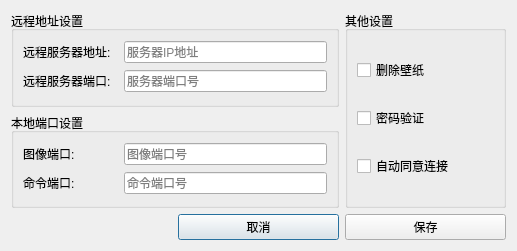
<?xml version="1.0" encoding="UTF-8"?>
<ui version="4.0">
 <class>RDCPreferencesDialog</class>
 <widget class="QDialog" name="RDCPreferencesDialog">
  <property name="geometry">
   <rect>
    <x>0</x>
    <y>0</y>
    <width>517</width>
    <height>251</height>
   </rect>
  </property>
  <property name="windowTitle">
   <string>Dialog</string>
  </property>
  <layout class="QGridLayout" name="gridLayout_3">
   <item row="2" column="1">
    <widget class="QPushButton" name="cancelPushButton">
     <property name="text">
      <string>取消</string>
     </property>
    </widget>
   </item>
   <item row="2" column="2">
    <widget class="QPushButton" name="savePushButton">
     <property name="text">
      <string>保存</string>
     </property>
    </widget>
   </item>
   <item row="0" column="2" rowspan="2">
    <widget class="QGroupBox" name="groupBox_3">
     <property name="title">
      <string>其他设置</string>
     </property>
     <layout class="QVBoxLayout" name="verticalLayout">
      <item>
       <widget class="QCheckBox" name="bgDeleteCheckBox">
        <property name="text">
         <string>删除壁纸</string>
        </property>
       </widget>
      </item>
      <item>
       <widget class="QCheckBox" name="verifyCheckBox">
        <property name="text">
         <string>密码验证</string>
        </property>
       </widget>
      </item>
      <item>
       <widget class="QCheckBox" name="autoConnectCheckBox">
        <property name="text">
         <string>自动同意连接</string>
        </property>
       </widget>
      </item>
     </layout>
    </widget>
   </item>
   <item row="0" column="0" colspan="2">
    <widget class="QGroupBox" name="groupBox">
     <property name="title">
      <string>远程地址设置</string>
     </property>
     <layout class="QGridLayout" name="gridLayout">
      <item row="0" column="0">
       <widget class="QLabel" name="label">
        <property name="text">
         <string>远程服务器地址:</string>
        </property>
       </widget>
      </item>
      <item row="0" column="1">
       <widget class="QLineEdit" name="serverAddrLineEdit">
        <property name="placeholderText">
         <string>服务器IP地址</string>
        </property>
       </widget>
      </item>
      <item row="1" column="0">
       <widget class="QLabel" name="label_2">
        <property name="minimumSize">
         <size>
          <width>95</width>
          <height>0</height>
         </size>
        </property>
        <property name="text">
         <string>远程服务器端口:</string>
        </property>
       </widget>
      </item>
      <item row="1" column="1">
       <widget class="QLineEdit" name="serverPortLineEdit">
        <property name="placeholderText">
         <string>服务器端口号</string>
        </property>
       </widget>
      </item>
     </layout>
    </widget>
   </item>
   <item row="1" column="0" colspan="2">
    <widget class="QGroupBox" name="groupBox_2">
     <property name="title">
      <string>本地端口设置</string>
     </property>
     <layout class="QGridLayout" name="gridLayout_2">
      <item row="0" column="1">
       <widget class="QLineEdit" name="screenPortLineEdit">
        <property name="placeholderText">
         <string>图像端口号</string>
        </property>
       </widget>
      </item>
      <item row="0" column="0">
       <widget class="QLabel" name="label_3">
        <property name="minimumSize">
         <size>
          <width>95</width>
          <height>0</height>
         </size>
        </property>
        <property name="text">
         <string>图像端口:</string>
        </property>
        <property name="alignment">
         <set>Qt::AlignLeading|Qt::AlignLeft|Qt::AlignVCenter</set>
        </property>
       </widget>
      </item>
      <item row="1" column="0">
       <widget class="QLabel" name="label_4">
        <property name="minimumSize">
         <size>
          <width>95</width>
          <height>0</height>
         </size>
        </property>
        <property name="text">
         <string>命令端口:</string>
        </property>
        <property name="alignment">
         <set>Qt::AlignLeading|Qt::AlignLeft|Qt::AlignVCenter</set>
        </property>
       </widget>
      </item>
      <item row="1" column="1">
       <widget class="QLineEdit" name="commandPortLineEdit">
        <property name="placeholderText">
         <string>命令端口号</string>
        </property>
       </widget>
      </item>
     </layout>
    </widget>
   </item>
  </layout>
 </widget>
 <resources/>
 <connections/>
</ui>
